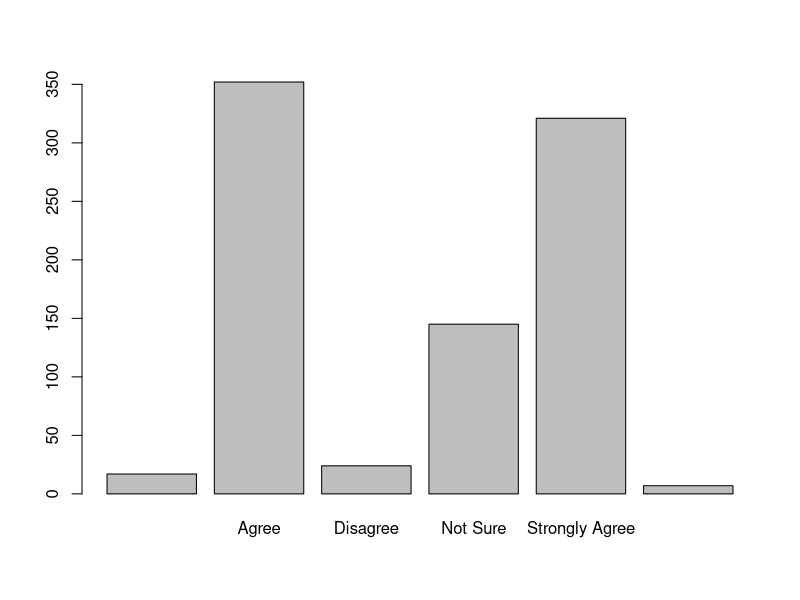
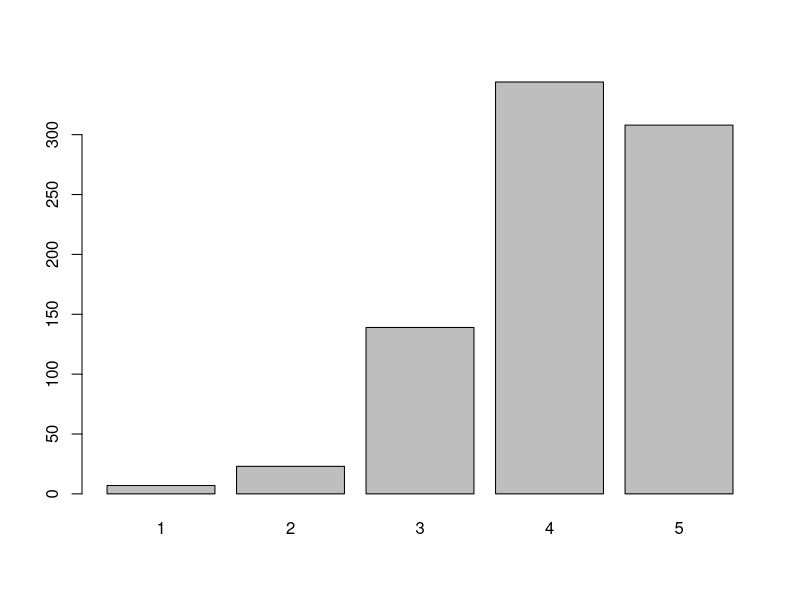
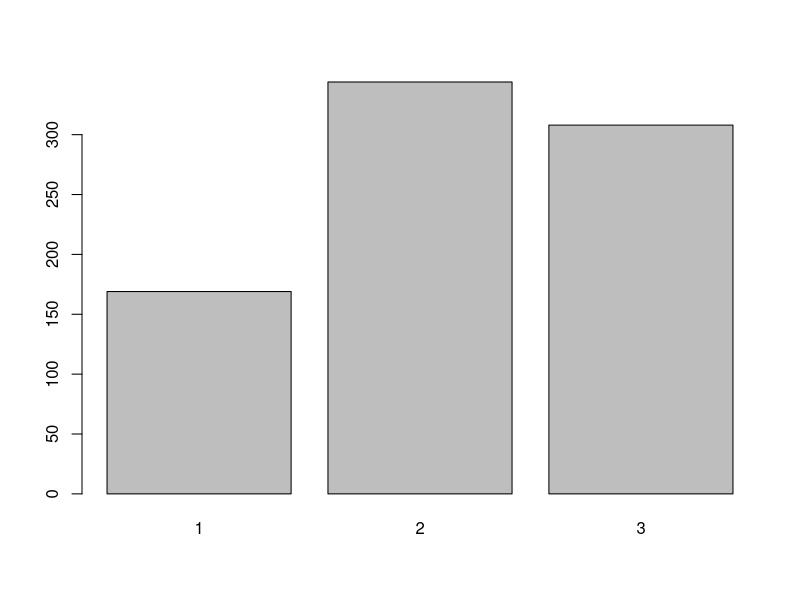

Write the R code that produced these figures, in order.
## ---- chunk 1
stem_org = read.csv("stem.csv")

# subset out original dataset
stem = stem_org[1:866,]
## ---- chunk 2
# ordinal pooling, questions Q3.1 to Q3.24
barplot(table(stem$Q3.1))
table(stem$Q3.2)

reordered = as.data.frame(sapply(stem, function(x) as.integer(factor(as.character(x), levels=c("Strongly Disagree","Disagree","Not Sure", "Agree", "Strongly Agree")))))

stem[24:47] = reordered[24:47]
## ---- chunk 3
# make a copy incase we need original rows for later analysis
stem_ordinal = stem[24:47]
stem_ordinal = na.omit(stem_ordinal)

# possible rule: if you combine 2 ends and they do not take up at least 20% of the data, then combine 3 closest
# if combining 3 closest takes up over 50% then stop

#### Q3.1 ####

# checking
barplot(table(stem_ordinal$Q3.1))
cat("Total of all levels:", sum(table(stem_ordinal$Q3.1)), "\n")
cat("Total of levels 1-3:", sum(table(stem_ordinal$Q3.1)[1:3]))

# changing levels
stem_ordinal$Q3.1[stem_ordinal$Q3.1 == 1 | stem_ordinal$Q3.1 == 2 | stem_ordinal$Q3.1 == 3 ] <- 1
stem_ordinal$Q3.1[stem_ordinal$Q3.1 == 4] <- 2
stem_ordinal$Q3.1[stem_ordinal$Q3.1 == 5] <- 3

# checking after 
barplot(table(stem_ordinal$Q3.1)) # good
